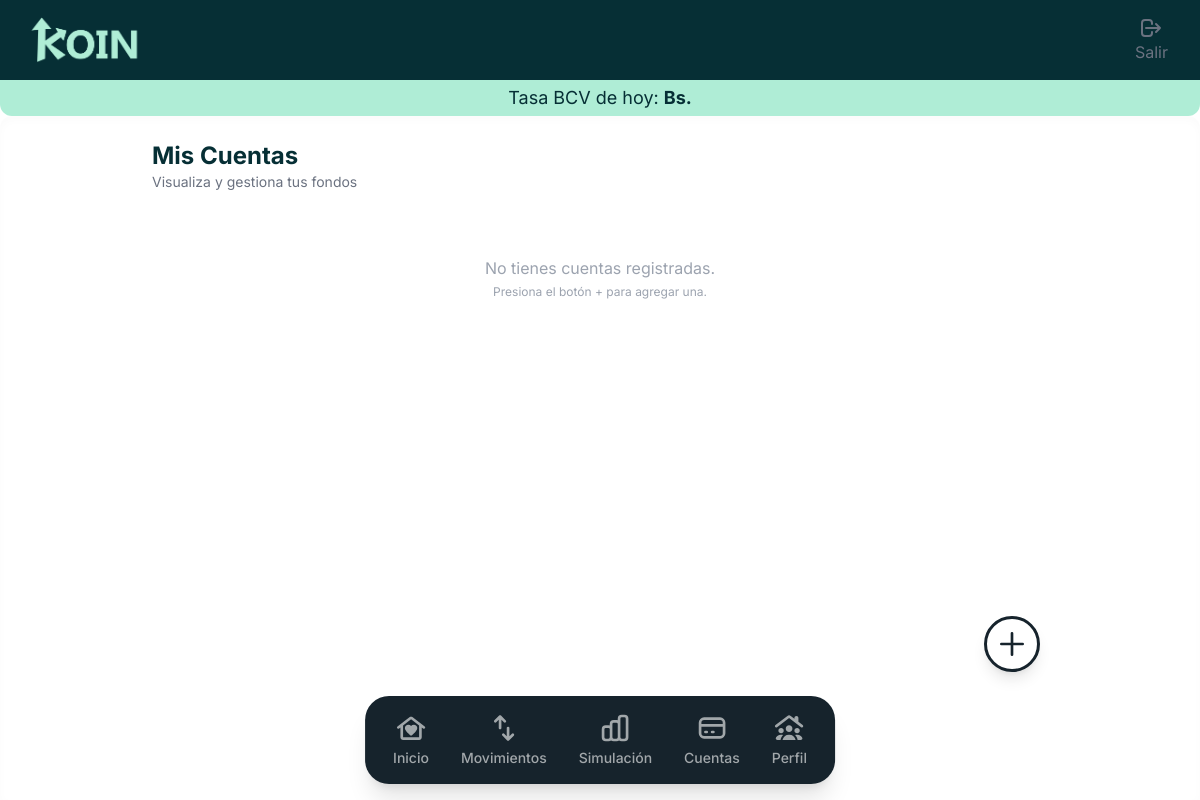
Page /cuentas/ (signed in) on the earlier database version.
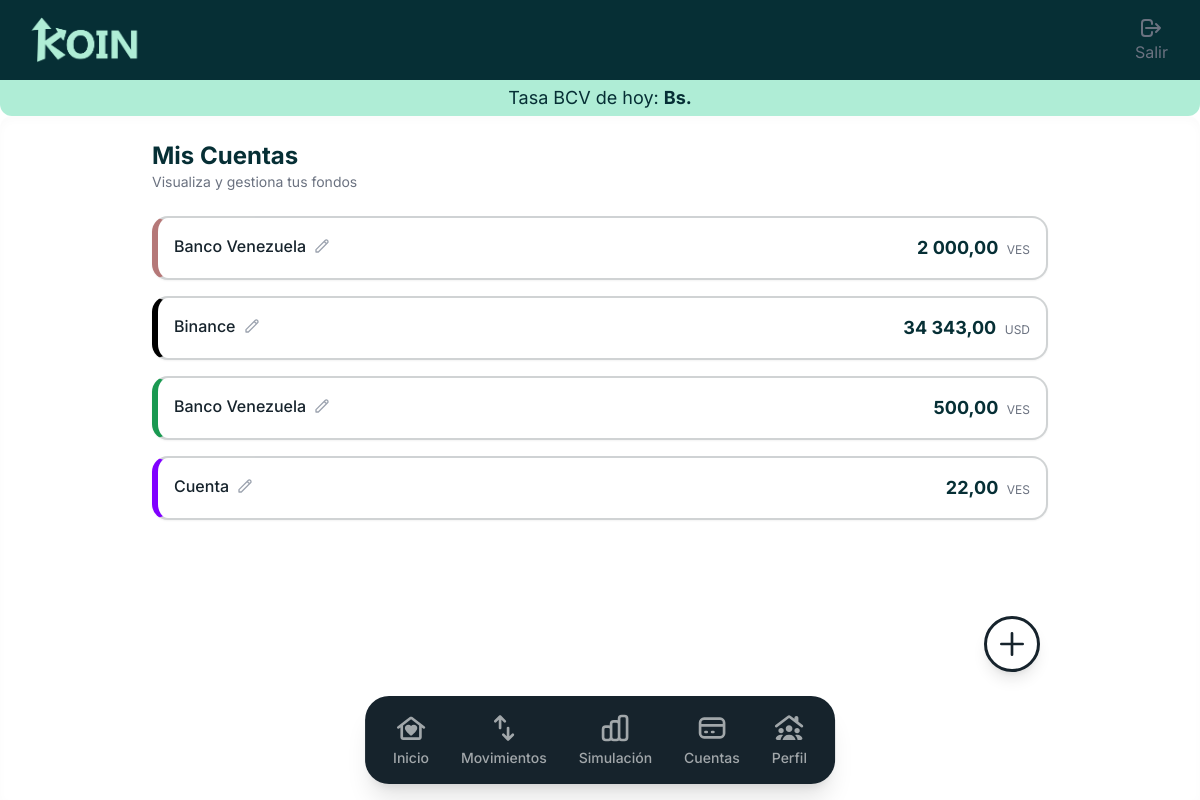
Same page on the later database version.
### finances/models.py (models this page shows, shortened)
class Cuenta(models.Model):
    usuario = models.ForeignKey(Usuario, on_delete=models.CASCADE)
    moneda = models.ForeignKey(Moneda, on_delete=models.PROTECT)
    nombre_cuenta = models.CharField(max_length=100)
    saldo_inicial_cuenta = models.DecimalField(max_digits=15, decimal_places=2)
    color_cuenta = models.CharField(max_length=20, help_text="Código hexadecimal o nombre del color")

class Moneda(models.Model):
    codigo = models.CharField(max_length=5, unique=True) # Ej: USD, VES
    nombre_moneda = models.CharField(max_length=50)
    tasa_cambio = models.DecimalField(max_digits=18, decimal_places=4)
    def __str__(self):
        return self.codigo

### finances/views.py (the view)
# urls.py: path('cuentas/', cuentas_view, name='cuentas'),
@login_required
def cuentas_view(request):
    mis_cuentas = Cuenta.objects.filter(usuario=request.user)
    if request.method == 'POST':
        form = CuentaForm(request.POST)
        if form.is_valid():
            nueva_cuenta = form.save(commit=False)
            nueva_cuenta.usuario = request.user
            nueva_cuenta.save()
            return redirect('cuentas')
    else:
        form = CuentaForm()
    return render(request, 'cuentas.html', {
        'cuentas': mis_cuentas,
        'form': form,
    })

### finances/context_processors.py (called while the page is built)
def datos_globales_koin(request):
    try:
        tasa_actual = obtener_tasa_bcv_segura()
    except Exception as e:
        tasa_actual = "No disponible"
    return {
        'tasa_bcv_global': tasa_actual,
    }

### finances/services.py (called while the page is built)
def obtener_tasa_bcv_segura():
    try:
        bcv = Currency()
        tasa_dolar = float(bcv.get_rate(currency_code='USD'))
        return tasa_dolar
    except Exception as e:
        print(f"Error con la librería pyBCV: {e}")
        return None

### templates/cuentas.html (shortened to what this page needs)
{% extends 'base_dashboard.html' %}
{% load humanize %}
{% block content %}
<div class=" w-full max-w-4xl mx-auto space-y-6">
    <div class="mb-6">
        <h2 class="text-2xl font-bold text-deep-teal">Mis Cuentas</h2>
        <p class="text-sm text-gray-500">Visualiza y gestiona tus fondos</p>
    </div>
    <div class="space-y-4">
        {% for cuenta in cuentas %}
        <div class="bg-white border-l-[6px] border-y-2 border-r-2 border-y-charcoal-teal/20 border-r-charcoal-teal/20 rounded-2xl p-4 shadow-sm flex flex-col relative group" style="border-left-color: {{ cuenta.color_cuenta|default:'#16232C' }};">
            <div class="flex justify-between items-start">
                <div class="flex items-center gap-2">
                    <span class="font-medium text-charcoal-teal">{{ cuenta.nombre_cuenta }}</span>
                    <button onclick="document.getElementById('modal-editar-{{ cuenta.id }}').classList.remove('hidden')" class="text-gray-400 hover:text-warm-yellow transition-colors">
                        <svg class="w-4 h-4" fill="none" stroke="currentColor" viewBox="0 0 24 24"><path stroke-linecap="round" stroke-linejoin="round" stroke-width="2" d="M15.232 5.232l3.536 3.536m-2.036-5.036a2.5 2.5 0 113.536 3.536L6.5 21.036H3v-3.572L16.732 3.732z"></path></svg>
                    </button>
                </div>
                <div class="text-right">
                    <span class="text-lg font-bold text-deep-teal">{{ cuenta.saldo_inicial_cuenta|intcomma }}</span>
                    <span class="text-xs text-gray-500 ml-1">{{ cuenta.moneda }}</span>
                </div>
            </div>
        </div>
        {% empty %}
        <div class="text-center py-10 text-gray-400">
            <p>No tienes cuentas registradas.</p>
            <p class="text-xs mt-1">Presiona el botón + para agregar una.</p>
        </div>
        {% endfor %}
    </div>
    <button onclick="document.getElementById('modal-cuenta').classList.remove('hidden')" class="absolute bottom-32 right-12 lg:right-40 w-14 h-14 bg-white border-[3px] border-charcoal-teal text-charcoal-teal rounded-full shadow-lg flex items-center justify-center hover:scale-105 transition-transform z-40">
        <svg class="w-8 h-8" fill="none" stroke="currentColor" viewBox="0 0 24 24"><path stroke-linecap="round" stroke-linejoin="round" stroke-width="2" d="M12 4v16m8-8H4"></path></svg>
    </button>
</div>
{% endblock %}

Differences in the rows shown:
added Cuenta: nombre_cuenta "Banco Venezuela", saldo_inicial_cuenta "2 000,00", moneda "VES"
added Cuenta: nombre_cuenta "Binance", saldo_inicial_cuenta "34 343,00", moneda "USD"
added Cuenta: nombre_cuenta "Banco Venezuela", saldo_inicial_cuenta "500,00", moneda "VES"
added Cuenta: nombre_cuenta "Cuenta", saldo_inicial_cuenta "22,00", moneda "VES"
Other differences:
text no longer shown: "No tienes cuentas registradas. Presiona el botón + para agregar una."
